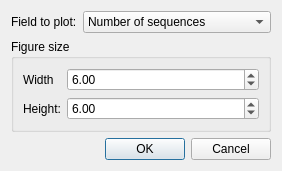
<?xml version="1.0" encoding="UTF-8"?>
<ui version="4.0">
 <class>BoxPlotDialog</class>
 <widget class="QDialog" name="BoxPlotDialog">
  <property name="geometry">
   <rect>
    <x>0</x>
    <y>0</y>
    <width>282</width>
    <height>158</height>
   </rect>
  </property>
  <property name="sizePolicy">
   <sizepolicy hsizetype="Fixed" vsizetype="Fixed">
    <horstretch>0</horstretch>
    <verstretch>0</verstretch>
   </sizepolicy>
  </property>
  <property name="windowTitle">
   <string>Box plot</string>
  </property>
  <property name="windowIcon">
   <iconset>
    <normaloff>../../../../../icons/programIcon.png</normaloff>../../../../../icons/programIcon.png</iconset>
  </property>
  <layout class="QVBoxLayout" name="verticalLayout">
   <item>
    <layout class="QHBoxLayout" name="horizontalLayout">
     <item>
      <widget class="QLabel" name="lblFieldToPlot">
       <property name="text">
        <string>Field to plot:</string>
       </property>
      </widget>
     </item>
     <item>
      <widget class="QComboBox" name="cboFieldToPlot">
       <property name="sizePolicy">
        <sizepolicy hsizetype="Preferred" vsizetype="Fixed">
         <horstretch>1</horstretch>
         <verstretch>0</verstretch>
        </sizepolicy>
       </property>
       <item>
        <property name="text">
         <string>Number of sequences</string>
        </property>
       </item>
       <item>
        <property name="text">
         <string>Proportion of sequences (%)</string>
        </property>
       </item>
      </widget>
     </item>
    </layout>
   </item>
   <item>
    <widget class="QGroupBox" name="groupBox_3">
     <property name="title">
      <string>Figure size</string>
     </property>
     <layout class="QVBoxLayout" name="verticalLayout_6">
      <item>
       <layout class="QFormLayout" name="formLayout_2">
        <property name="fieldGrowthPolicy">
         <enum>QFormLayout::AllNonFixedFieldsGrow</enum>
        </property>
        <item row="0" column="1">
         <widget class="QDoubleSpinBox" name="spinFigWidth">
          <property name="decimals">
           <number>2</number>
          </property>
          <property name="minimum">
           <double>0.100000000000000</double>
          </property>
          <property name="maximum">
           <double>20.000000000000000</double>
          </property>
          <property name="singleStep">
           <double>0.050000000000000</double>
          </property>
          <property name="value">
           <double>6.000000000000000</double>
          </property>
         </widget>
        </item>
        <item row="1" column="0">
         <widget class="QLabel" name="lblFigureHeight">
          <property name="text">
           <string>Height:</string>
          </property>
         </widget>
        </item>
        <item row="1" column="1">
         <widget class="QDoubleSpinBox" name="spinFigHeight">
          <property name="minimum">
           <double>0.100000000000000</double>
          </property>
          <property name="maximum">
           <double>20.000000000000000</double>
          </property>
          <property name="singleStep">
           <double>0.050000000000000</double>
          </property>
          <property name="value">
           <double>6.000000000000000</double>
          </property>
         </widget>
        </item>
        <item row="0" column="0">
         <widget class="QLabel" name="lblFigureWidth">
          <property name="text">
           <string>Width</string>
          </property>
         </widget>
        </item>
       </layout>
      </item>
     </layout>
    </widget>
   </item>
   <item>
    <layout class="QHBoxLayout" name="horizontalLayout_5">
     <item>
      <spacer name="horizontalSpacer">
       <property name="orientation">
        <enum>Qt::Horizontal</enum>
       </property>
       <property name="sizeHint" stdset="0">
        <size>
         <width>100</width>
         <height>20</height>
        </size>
       </property>
      </spacer>
     </item>
     <item>
      <widget class="QDialogButtonBox" name="buttonBox">
       <property name="orientation">
        <enum>Qt::Horizontal</enum>
       </property>
       <property name="standardButtons">
        <set>QDialogButtonBox::Cancel|QDialogButtonBox::Ok</set>
       </property>
       <property name="centerButtons">
        <bool>false</bool>
       </property>
      </widget>
     </item>
    </layout>
   </item>
  </layout>
 </widget>
 <resources/>
 <connections>
  <connection>
   <sender>buttonBox</sender>
   <signal>accepted()</signal>
   <receiver>BoxPlotDialog</receiver>
   <slot>accept()</slot>
   <hints>
    <hint type="sourcelabel">
     <x>248</x>
     <y>254</y>
    </hint>
    <hint type="destinationlabel">
     <x>157</x>
     <y>274</y>
    </hint>
   </hints>
  </connection>
  <connection>
   <sender>buttonBox</sender>
   <signal>rejected()</signal>
   <receiver>BoxPlotDialog</receiver>
   <slot>reject()</slot>
   <hints>
    <hint type="sourcelabel">
     <x>316</x>
     <y>260</y>
    </hint>
    <hint type="destinationlabel">
     <x>286</x>
     <y>274</y>
    </hint>
   </hints>
  </connection>
 </connections>
 <designerdata>
  <property name="gridDeltaX">
   <number>10</number>
  </property>
  <property name="gridDeltaY">
   <number>10</number>
  </property>
  <property name="gridSnapX">
   <bool>true</bool>
  </property>
  <property name="gridSnapY">
   <bool>true</bool>
  </property>
  <property name="gridVisible">
   <bool>true</bool>
  </property>
 </designerdata>
</ui>
